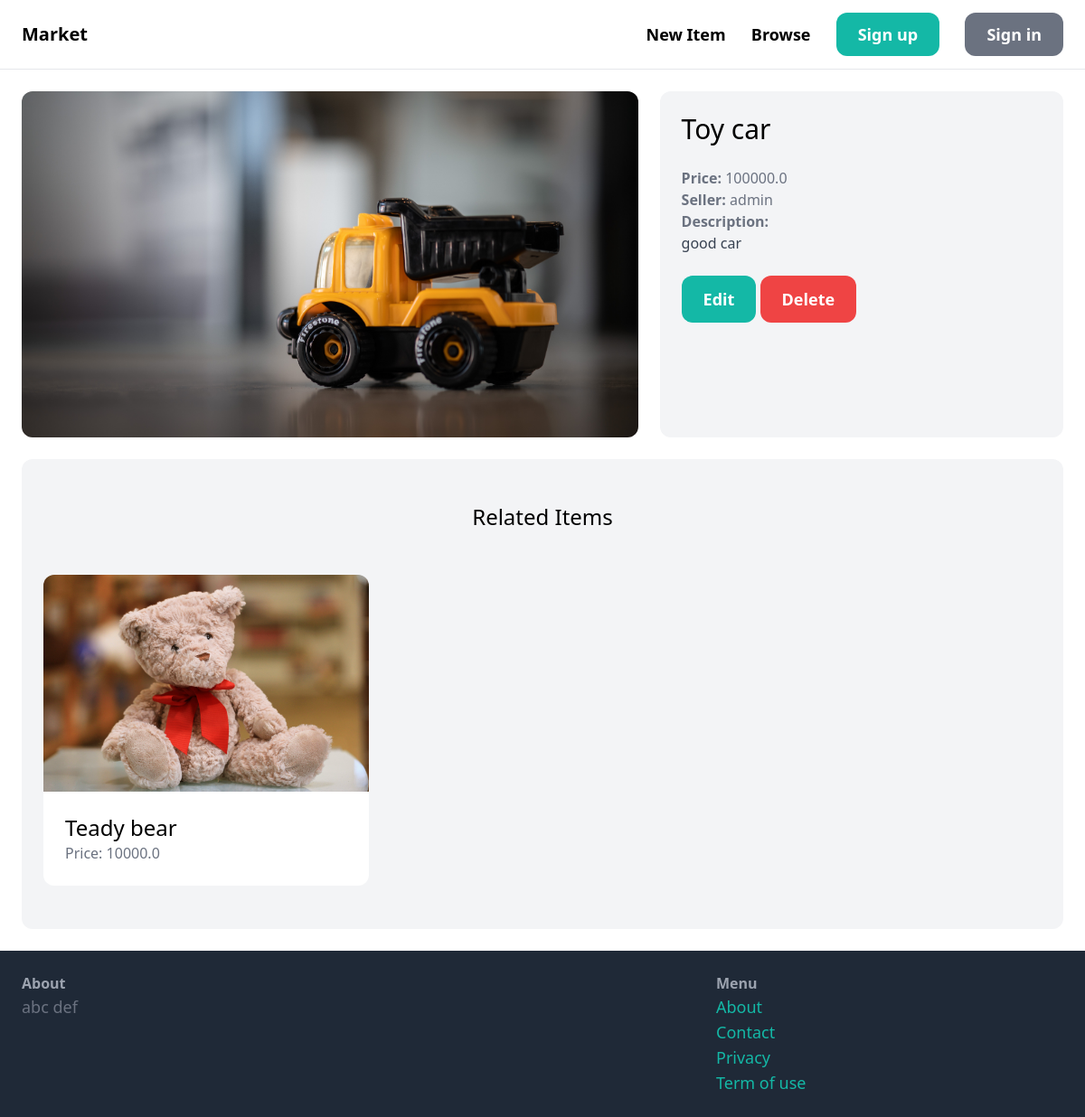
Screenshot of /items/3/ with the database file from the repository.
### item/models.py (models this page shows, shortened)
class Item(models.Model):
    category = models.ForeignKey(Category, related_name='items', on_delete=models.CASCADE)
    name = models.CharField(max_length=255)
    description = models.TextField(blank=True, null=True)
    price = models.FloatField()
    image = models.ImageField(upload_to='item_images', blank=True, null=True)
    is_sold = models.BooleanField(default=False)
    created_by = models.ForeignKey(User, related_name='items', on_delete=models.CASCADE)
    created_at = models.DateTimeField(auto_now_add=True)

### item/views.py (the view)
# urls.py: path('<int:pk>/', views.detail, name='detail'),
def detail(request, pk):
    item = get_object_or_404(Item, pk=pk)
    related_items = Item.objects.filter(category=item.category, is_sold=False).exclude(pk=pk)[0:3]
    return render(request, 'item/detail.html', {
        'item': item,
        'related_items': related_items
    })

### item/templates/item/detail.html (shortened to what this page needs)
{% extends "core/base.html" %}
{% block content %}
<div class="grid grid-cols-5 gap-6">
    <div class="col-span-3">
        <img src="{{ item.image.url }}" class="rounded-xl">
    </div>
    <div class="col-span-2 p-6 bg-gray-100 rounded-xl">
        <h1 class="mb-6 text-3xl">{{ item.name }}</h1>
        <p class="text-gray-500"><strong>Price: </strong>{{ item.price }}</p>
        <p class="text-gray-500"><strong>Seller: </strong>{{ item.created_by.username }}</p>
        {% if item.description %}
            <p class="text-gray-700">
                <strong class="text-gray-500">Description:</strong><br>
                {{ item.description }}
            </p>
        {% endif %}
        <a href="#" class="inline-block mt-6 px-6 py-3 text-lg font-semibold bg-teal-500 text-white rounded-xl">Edit</a>
        <a href="#" class="inline-block mt-6 px-6 py-3 text-lg font-semibold bg-red-500 text-white rounded-xl">Delete</a>
    </div>
</div>
<div class="mt-6 px-6 py-12 bg-gray-100 rounded-xl">
    <h2 class="mb-12 text-2xl text-center">Related Items</h2>
    <div class="grid grid-cols-3 gap-3">
        {% for item in related_items %}
            <div>
            <a href="{% url 'item:detail' item.id %}">
                <div>
                    <img src="{{ item.image.url }}" class="rounded-t-xl">
                </div>
                <div class="p-6 bg-white rounded-b-xl">
                    <h2 class="text-2xl">{{ item.name }}</h2>
                    <p class="text-gray-500">Price: {{ item.price }}</p>
                </div>
            </a>
            </div>
        {% endfor %}
    </div>
</div>
{% endblock %}

### rows the page displays
Item: image (picture), name "Toy car", price "100000.0", created_by.username "admin", description "good car"
Item: image (picture), name "Teady bear", price "10000.0"
